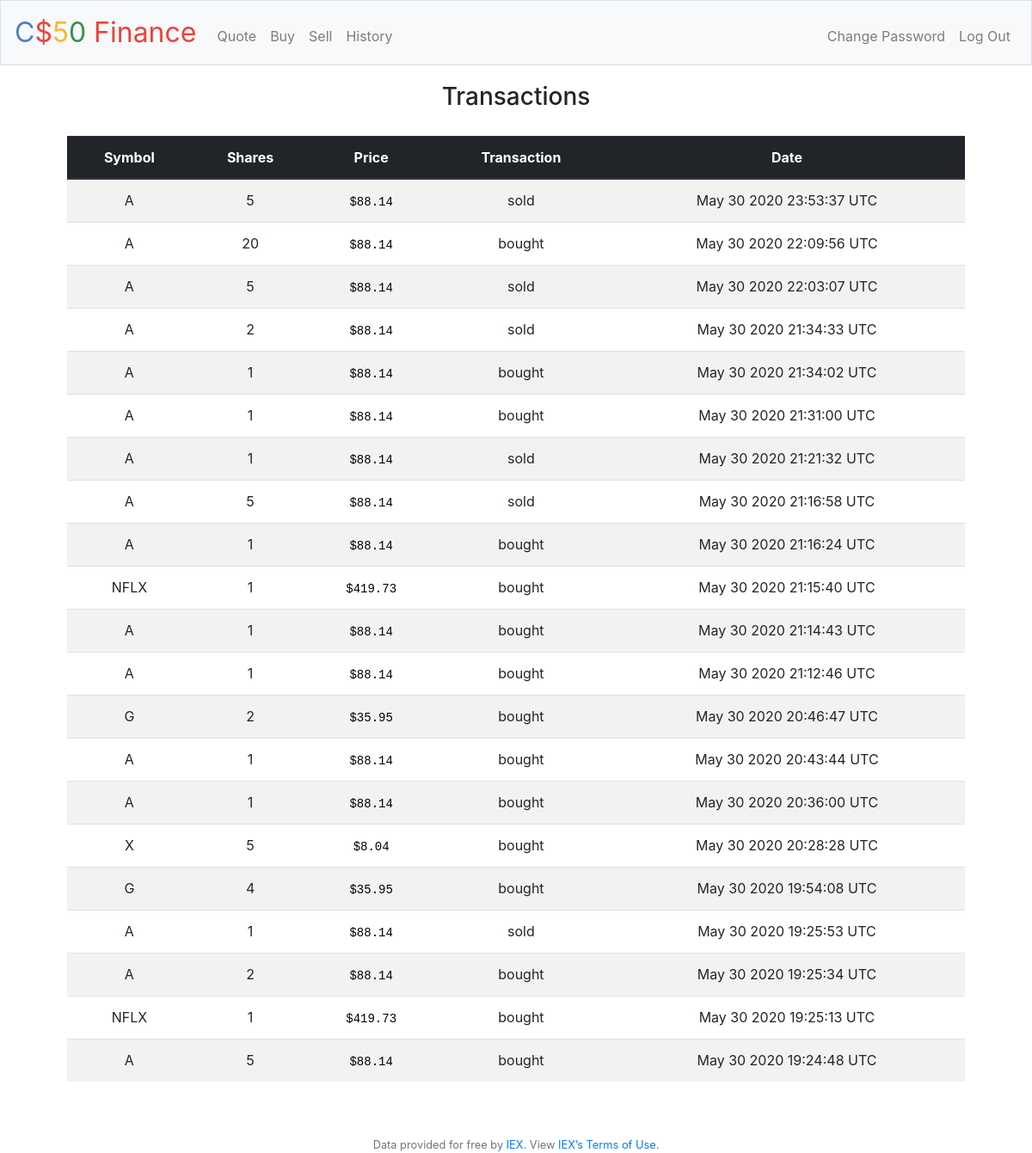
Screenshot of /history (signed in) with the database file from the repository.
### tables this page shows
CREATE TABLE 'transaction' ('user_id' INTEGER NOT NULL, 'date' DATETIME NOT NULL, 'symbol' VARCHAR(100), cost NUMERIC NOT NULL DEFAULT 0, type VARCHAR(100) NOT NULL, shares INTEGER NOT NULL DEFAULT 0);

### pset8/finance/application.py (the view)
@app.route("/history")
@login_required
def history():
    transactions = db.execute("SELECT * FROM 'transaction' WHERE user_id = ? ORDER BY date DESC", session['user_id'])
    for transaction in transactions:
        date = datetime.datetime.strptime(transaction['date'], '%Y-%m-%d %H:%M:%S')
        transaction['date'] = date.strftime('%b %d %Y %H:%M:%S')
    return render_template("history.html", usd=usd, transactions=transactions)

### pset8/finance/application.py (called while the page is built)
@app.after_request
def after_request(response):
    response.headers["Cache-Control"] = "no-cache, no-store, must-revalidate"
    response.headers["Expires"] = 0
    response.headers["Pragma"] = "no-cache"
    return response

### pset8/finance/helpers.py (called while the page is built)
def login_required(f):
    @wraps(f)
    def decorated_function(*args, **kwargs):
        if session.get("user_id") is None:
            return redirect("/login")
        return f(*args, **kwargs)
    return decorated_function

def usd(value):
    return f"${value:,.2f}"

### pset8/finance/templates/history.html (shortened to what this page needs)
{% extends "layout.html" %}
{% block main %}
    {% if transactions %}
        <div class="stock">
            <h3>Transactions</h3>
            <table class="table table-striped">
                <thead class="thead-dark">
                    <tr>
                        <th scope="col">Symbol</th>
                        <th scope="col">Shares</th>
                        <th scope="col">Price</th>
                        <th scope="col">Transaction</th>
                        <th scope="col">Date</th>
                    </tr>
                </thead>
                <tbody>
                    {% for transaction in transactions %}
                        <tr>
                            <td>{{ transaction['symbol'] }}</td>
                            <td>{{ transaction['shares'] }}</td>
                            <td><code class="cashy">{{ usd(transaction['cost']) }}</code></td>
                            <td>{{ transaction['type'] }}</td>
                            <td>{{ transaction['date']  }} UTC</td>
                        </tr>
                    {% endfor %}
                </tbody>
            </table>
        </div>
    {% else %}
        <h3>No previous transaction.</h3>
    {% endif %}
{% endblock %}

### pset8/finance/templates/layout.html (shortened to what this page needs)
<!DOCTYPE html>
<html lang="en">
    <head>
        <link href="https://maxcdn.bootstrapcdn.com/bootstrap/4.1.3/css/bootstrap.min.css" rel="stylesheet">
        <link rel="stylesheet" href="https://cdnjs.cloudflare.com/ajax/libs/bootstrap-select/1.13.17/css/bootstrap-select.min.css">
        <link href="/static/styles.css" rel="stylesheet">
        <link rel="stylesheet" href="https://use.fontawesome.com/releases/v5.13.0/css/all.css">
        <link rel="stylesheet" href="https://use.fontawesome.com/releases/v5.13.0/css/v4-shims.css">
    </head>
    <body>
        <nav class="navbar navbar-expand-md navbar-light bg-light border">
            <a class="navbar-brand" href="/"><span class="blue">C</span><span class="red">$</span><span class="yellow">5</span><span class="green">0</span> <span class="red">Finance</span></a>
            <div class="collapse navbar-collapse" id="navbar">
                {% if session.user_id %}
                    <ul class="navbar-nav mr-auto mt-2">
                        <li class="nav-item"><a class="nav-link" href="/quote">Quote</a></li>
                        <li class="nav-item"><a class="nav-link" href="/buy">Buy</a></li>
                        <li class="nav-item"><a class="nav-link" href="/sell">Sell</a></li>
                        <li class="nav-item"><a class="nav-link" href="/history">History</a></li>
                    </ul>
                    <ul class="navbar-nav ml-auto mt-2">
                        <li class="nav-item"><a class="nav-link" href="/changepass">Change Password</a></li>
                        <li class="nav-item"><a class="nav-link" href="/logout">Log Out</a></li>
                    </ul>
                {% else %}
                    <ul class="navbar-nav ml-auto mt-2">
                        <li class="nav-item"><a class="nav-link" href="/register">Register</a></li>
                        <li class="nav-item"><a class="nav-link" href="/login">Log In</a></li>
                    </ul>
                {% endif %}
            </div>
        </nav>
        <main class="container p-5">
            {% block main %}{% endblock %}
        </main>
        <footer class="small text-center text-muted">
            Data provided for free by <a href="https://iextrading.com/developer">IEX</a>. View <a href="https://iextrading.com/api-exhibit-a/">IEX’s Terms of Use</a>.
        </footer>
    </body>
</html>

### pset8/finance/static/styles.css (style rules this page uses)
nav .navbar-brand { font-size: xx-large; }
nav .navbar-brand .blue { color: #537fbe; }
nav .navbar-brand .red { color: #ea433b; }
nav .navbar-brand .yellow { color: #f5b82e; }
nav .navbar-brand .green { color: #2e944b; }
main { overflow-x: auto; text-align: center; }
.cashy { color: black; }
table { margin-bottom: 1em; }
.stock h3 { margin: -1em auto 1em auto; }

### rows the page displays
transaction: cost "$88.14"
transaction: cost "$88.14"
transaction: cost "$88.14"
transaction: cost "$88.14"
transaction: cost "$88.14"
transaction: cost "$88.14"
transaction: cost "$88.14"
transaction: cost "$88.14"
transaction: cost "$88.14"
transaction: cost "$419.73"
transaction: cost "$88.14"
transaction: cost "$88.14"
transaction: cost "$35.95"
transaction: cost "$88.14"
transaction: cost "$88.14"
transaction: cost "$8.04"
transaction: cost "$35.95"
transaction: cost "$88.14"
transaction: cost "$88.14"
transaction: cost "$419.73"
transaction: cost "$88.14"
